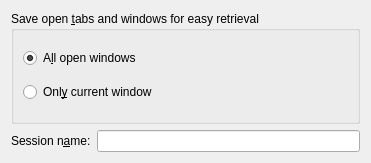
<?xml version="1.0" encoding="UTF-8"?>
<ui version="4.0">
 <class>KonqNewSessionDlgBase</class>
 <widget class="QWidget" name="KonqNewSessionDlgBase">
  <property name="geometry">
   <rect>
    <x>0</x>
    <y>0</y>
    <width>371</width>
    <height>163</height>
   </rect>
  </property>
  <property name="sizePolicy">
   <sizepolicy hsizetype="Preferred" vsizetype="Fixed">
    <horstretch>0</horstretch>
    <verstretch>0</verstretch>
   </sizepolicy>
  </property>
  <layout class="QGridLayout" name="gridLayout">
   <item row="0" column="0">
    <layout class="QVBoxLayout" name="verticalLayout">
     <property name="sizeConstraint">
      <enum>QLayout::SetFixedSize</enum>
     </property>
     <item>
      <widget class="QGroupBox" name="groupBox">
       <property name="title">
        <string>Save open &amp;tabs and windows for easy retrieval</string>
       </property>
       <layout class="QVBoxLayout" name="verticalLayout_2">
        <item>
         <widget class="QRadioButton" name="m_pAllWindows">
          <property name="text">
           <string>A&amp;ll open windows</string>
          </property>
          <property name="checked">
           <bool>true</bool>
          </property>
         </widget>
        </item>
        <item>
         <widget class="QRadioButton" name="m_pCurrentWindow">
          <property name="text">
           <string>Onl&amp;y current window</string>
          </property>
         </widget>
        </item>
       </layout>
      </widget>
     </item>
     <item>
      <layout class="QHBoxLayout" name="horizontalLayout">
       <item>
        <widget class="QLabel" name="lblSessionName">
         <property name="text">
          <string>Session n&amp;ame:</string>
         </property>
         <property name="buddy">
          <cstring>m_pSessionName</cstring>
         </property>
        </widget>
       </item>
       <item>
        <widget class="KLineEdit" name="m_pSessionName"/>
       </item>
      </layout>
     </item>
    </layout>
   </item>
  </layout>
 </widget>
 <customwidgets>
  <customwidget>
   <class>KLineEdit</class>
   <extends>QLineEdit</extends>
   <header>klineedit.h</header>
  </customwidget>
 </customwidgets>
 <resources/>
 <connections/>
</ui>
